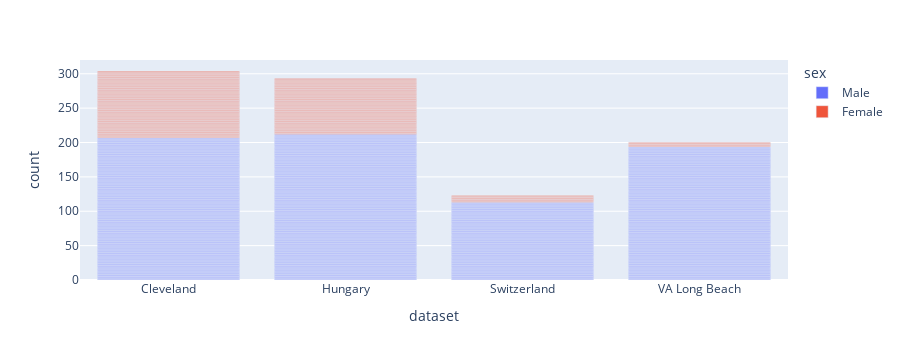

Source (notebook cell):
### Markdown cell above
plot the countplot of dataset column

### Code cell
fig =px.bar(df, x='dataset', color='sex')
fig.show()

### Figure 1 — Plotly figure (JSON) as saved in the notebook; plotly's stock layout.template omitted (floating-point values rounded to 4 significant figures; data arrays with more than 128 entries replaced by an {"elided": "..."} marker saying what was removed)
{"data": [{"alignmentgroup": "True", "hovertemplate": "sex=Male<br>dataset=%{x}<br>count=%{y}<extra></extra>", "legendgroup": "Male", "marker": {"color": "#636efa", "pattern": {"shape": ""}}, "name": "Male", "offsetgroup": "Male", "orientation": "v", "showlegend": true, "textposition": "auto", "type": "bar", "x": {"elided": "726 str values"}, "xaxis": "x", "y": {"elided": "726 int values"}, "yaxis": "y"}, {"alignmentgroup": "True", "hovertemplate": "sex=Female<br>dataset=%{x}<br>count=%{y}<extra></extra>", "legendgroup": "Female", "marker": {"color": "#EF553B", "pattern": {"shape": ""}}, "name": "Female", "offsetgroup": "Female", "orientation": "v", "showlegend": true, "textposition": "auto", "type": "bar", "x": {"elided": "194 str values"}, "xaxis": "x", "y": {"elided": "194 int values"}, "yaxis": "y"}], "layout": {"autosize": true, "barmode": "relative", "height": 360, "legend": {"title": {"text": "sex"}, "tracegroupgap": 0}, "margin": {"t": 60}, "xaxis": {"anchor": "y", "autorange": true, "domain": [0, 1], "range": [-0.5, 3.5], "title": {"text": "dataset"}, "type": "category"}, "yaxis": {"anchor": "x", "autorange": true, "domain": [0, 1], "range": [0, 320], "title": {"text": "count"}, "type": "linear"}}}
